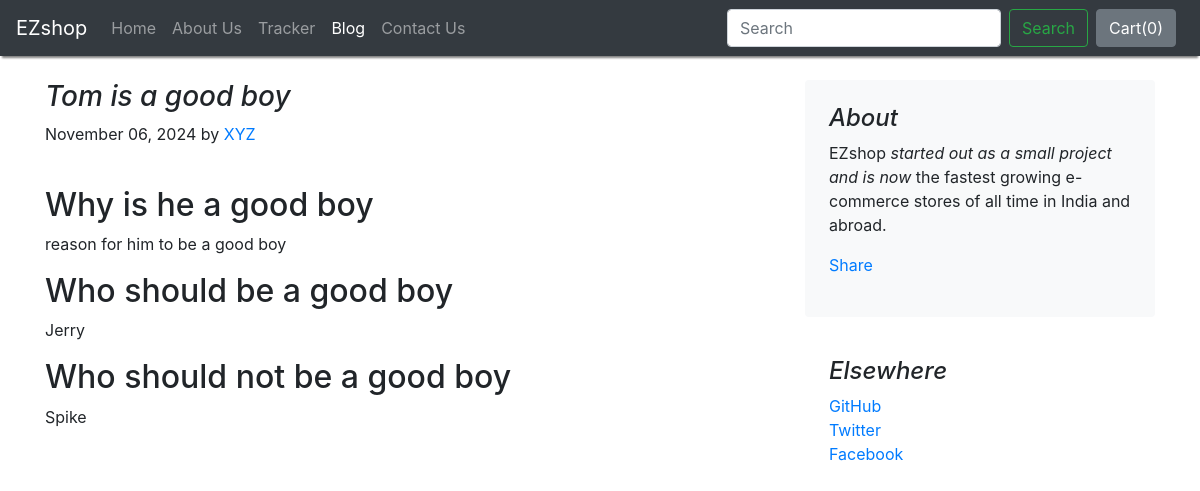
The page /blog/blogpost/1 on the database its author committed.
### blog/models.py (models this page shows)
class Blogpost(models.Model):
    post_id = models.AutoField(primary_key= True)
    tilte = models.CharField(max_length=50)
    head0 = models.CharField(max_length=500, default="")
    chead0 = models.CharField(max_length=5000, default="")
    head1 = models.CharField(max_length=500, default="")
    chead1 = models.CharField(max_length=5000, default="")
    head2 = models.CharField(max_length=500, default="")
    chead2 = models.CharField(max_length=5000, default="")
    pub_date = models.DateField()
    thumbnail = models.ImageField(upload_to='ezshop/images', default="")
    def __str__(self):
        return self.tilte

### blog/views.py (the view)
# urls.py: path("blogpost/<int:id>", views.blogpost, name="blogHome")
def blogpost(request, id):
    post = Blogpost.objects.filter(post_id = id)[0]
    print(post)
    return render(request, 'blog/blogpost.html',{'post':post})

### blog/templates/blog/blogpost.html (shortened to what this page needs)
{% extends 'blog/basic.html' %}
{% block body %}
<div class="container">
    <div class="row mt-4">
        <div class="col-md-8 blog-main">
            <h3 class="font-italic">
                {{post.tilte}}
            </h3>
            <div class="blog-post">
                <p class="blog-post-meta">November 06, 2024 by <a href="#">XYZ</a></p>
                <div class="fb-like" data-href="http://127.0.0.1:8000/blog/blogpost/{{post.post_id}}" data-width="" data-layout="" data-action="" data-size="large" data-share="true"></div><br>
                <h2>{{post.head0}}</h2>
                <p>{{post.chead0}}</p>
                <h2>{{post.head1}}</h2>
                <p>{{post.chead1}}</p>
                <h2>{{post.head2}}</h2>
                <p>{{post.chead2}}</p>
            </div>
        </div>
        <aside class="col-md-4 blog-sidebar">
            <div class="p-4 mb-3 bg-light rounded">
                <h4 class="font-italic">About</h4>
                <p class="mb-0">EZshop <em>started out as a small project and is now</em> the fastest growing e-commerce stores of all time in India and abroad.</p>
                <div class="my-3 fb-share-button" data-href="http://127.0.0.1:8000/blog/blogpost/{{post.post_id}}" data-layout="button_count" data-size="large"><a target="_blank" href="https://www.facebook.com/sharer/sharer.php?u=http%3A%2F%2F127.0.0.1%3A8000%2Fblog%2Fblogpost%2F2&amp;src=sdkpreparse" class="fb-xfbml-parse-ignore">Share</a></div>
            </div>
            <div class="p-4">
                <h4 class="font-italic">Elsewhere</h4>
                <ol class="list-unstyled">
                    <li><a href="#">GitHub</a></li>
                    <li><a href="#">Twitter</a></li>
                    <li><a href="#">Facebook</a></li>
                </ol>
            </div>
        </aside>
    </div>
</div>
{% endblock %}

### rows shown on the page
Blogpost: tilte "Tom is a good boy", head0 "Why is he a good boy", chead0 "reason for him to be a good boy", head1 "Who should be a good boy", chead1 "Jerry", head2 "Who should not be a good boy", chead2 "Spike"
